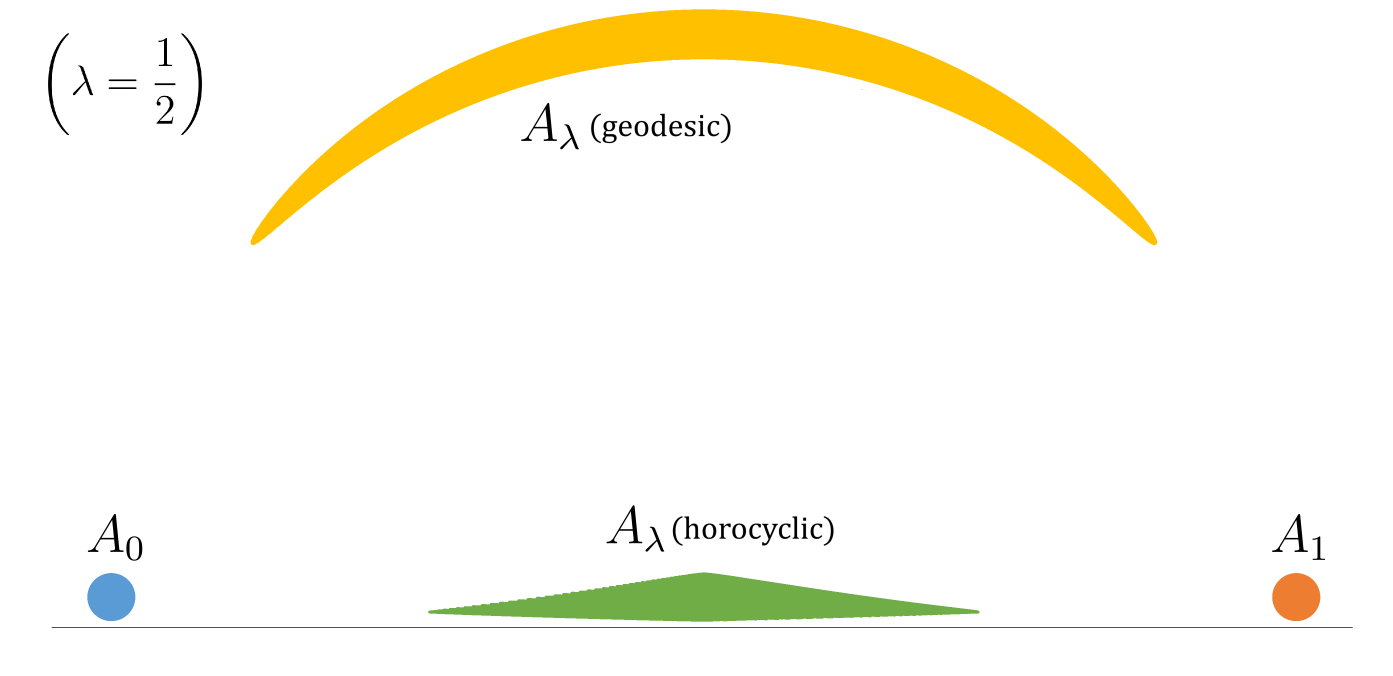
#> input picture horosum_text_recolored.png, 4177 x 2028 px (shown at 1/3 size)
$ python split_horosum_layers.py
#> lines starting #> are read from the running program, lines starting #| are printed output that depends on the picture; after the words box and inside, x2 and y2 are one past the last pixel; in counts of white or black regions, pixels touching at a corner belong together
"""
Split horosum_text_recolored.png into three transparent layers for
fragment-based reveal in the slide:

  horosum_layer_base.png  — A_0, A_1, their labels, (lambda=1/2), bottom line
  horosum_layer_geo.png   — geodesic Minkowski average arc and label
  horosum_layer_horo.png  — horocyclic Minkowski average blob and label

Within each layer, alpha is computed per pixel from darkness/saturation so
that white background is fully transparent and anti-aliased edges remain
smooth.
"""

import numpy as np
from PIL import Image


SRC = "horosum_text_recolored.png"


def main():
    im = np.array(Image.open(SRC).convert("RGB"))
    H, W = im.shape[:2]
#> H = 2028; W = 4177
    ys, xs = np.indices((H, W))

    R, G, B = im[..., 0].astype(int), im[..., 1].astype(int), im[..., 2].astype(int)
#> R: shape (2028, 4177) int64; 256 distinct labels, from 0 to 255
#> G: shape (2028, 4177) int64; 256 distinct labels, from 0 to 255
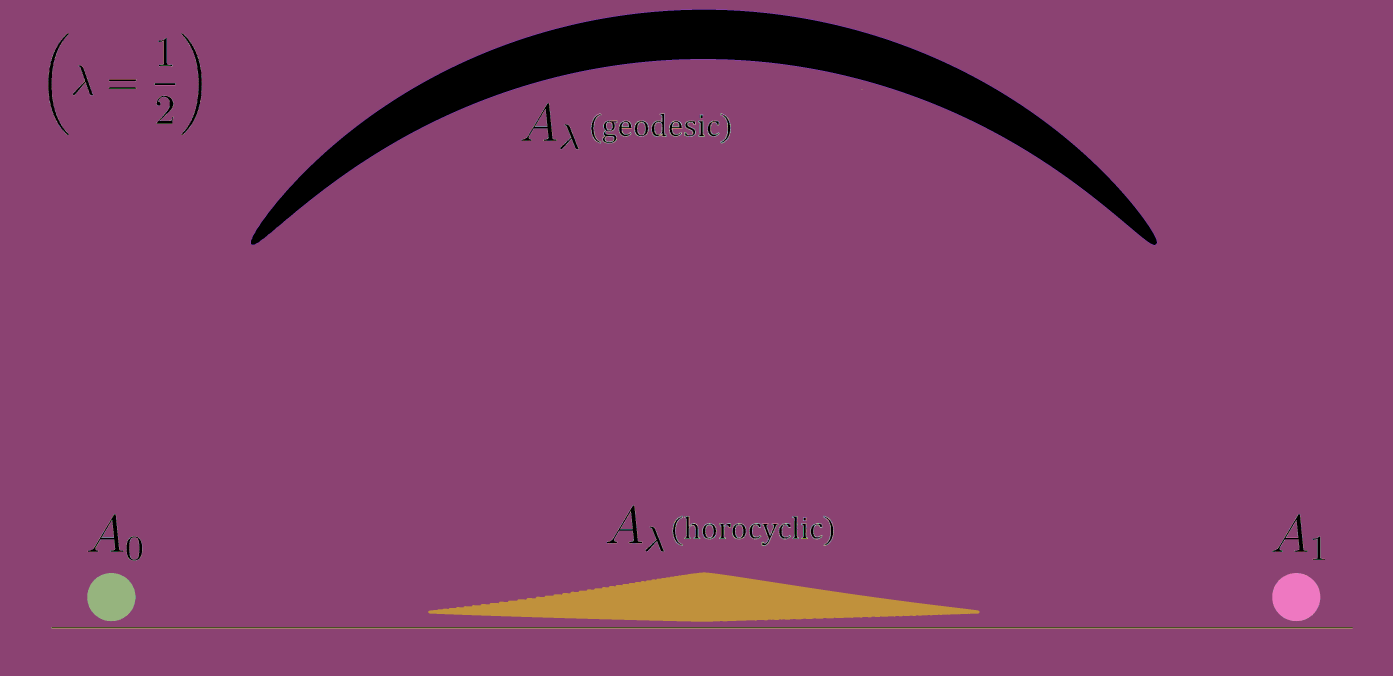
#> B: shape (2028, 4177) int64 (shown at 1/3 size); 256 distinct labels, from 0 to 255; one colour per label, 0 black
    maxc = np.maximum.reduce([R, G, B])
#> maxc: shape (2028, 4177) int64; 256 distinct labels, from 0 to 255
    minc = np.minimum.reduce([R, G, B])
#> minc: shape (2028, 4177) int64; 256 distinct labels, from 0 to 255
    sat = maxc - minc
#> sat: shape (2028, 4177) int64; 66 distinct labels, from 0 to 255
    darkness = 255 - maxc
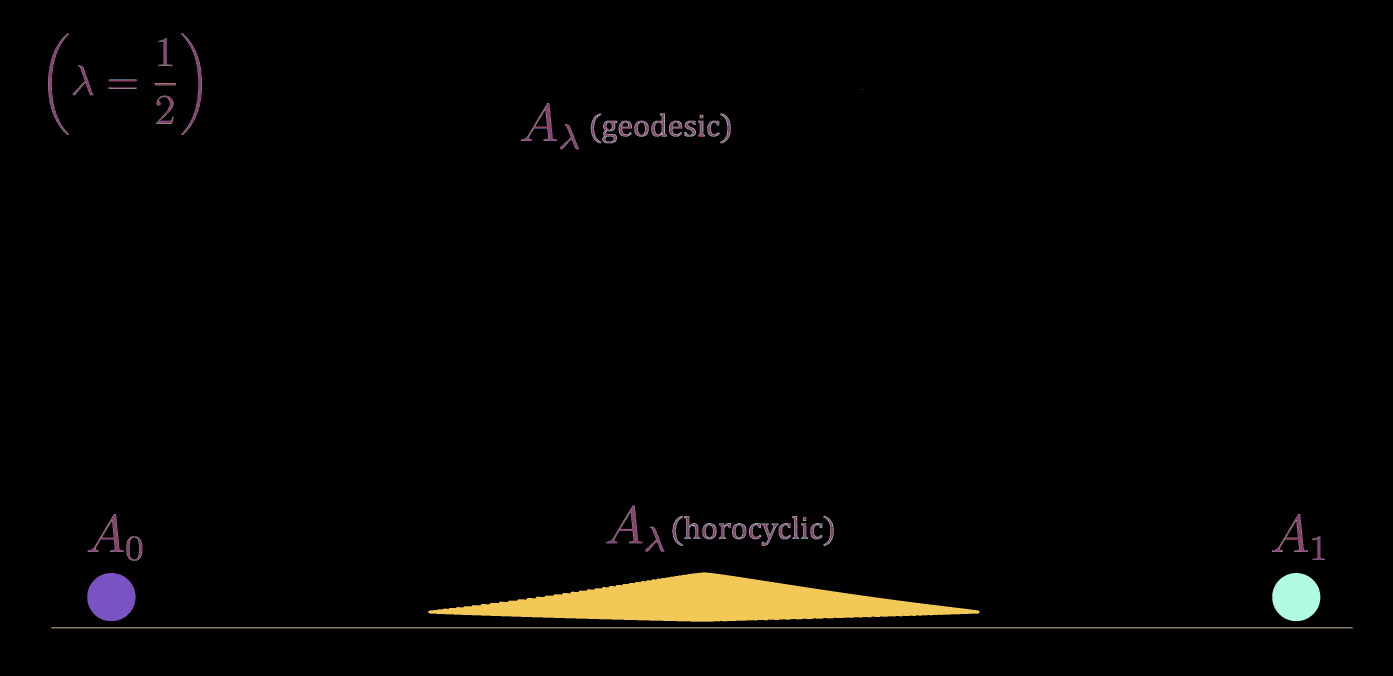
#> darkness: shape (2028, 4177) int64 (shown at 1/3 size); 256 distinct labels, from 0 to 255; one colour per label, 0 black
    # Per-pixel alpha: opaque where dark (text/lines) or saturated (colored shapes),
    # transparent on pure white. Multiplied saturation a bit so faded edges of
    # colored shapes stay reasonably opaque.
    alpha_full = np.clip(np.maximum(darkness, 2 * sat), 0, 255).astype(np.uint8)

    # Region masks (rectangular, non-overlapping where it matters).
    base = np.zeros((H, W), dtype=bool)
    base |= (ys < 500) & (xs < 750)                                   # (lambda=1/2) label
    base |= (ys >= 1450) & (ys < 1880) & (xs < 700)                   # A_0 disc + label
    base |= (ys >= 1450) & (ys < 1880) & (xs >= 3500)                 # A_1 disc + label
    base |= (ys >= 1870)                                              # bottom horizontal line

    geo = (ys < 1450) & ~base                                         # arc + "A_lambda (geodesic)"

    horo = (ys >= 1450) & (ys < 1880) & (xs >= 700) & (xs < 3500)     # green blob + label + small circle

    def save_layer(region_mask, name):
#> called with name = 'horosum_layer_base.png'
        rgba = np.zeros((H, W, 4), dtype=np.uint8)
        rgba[..., :3] = im
        rgba[..., 3] = alpha_full * region_mask.astype(np.uint8) // 1  # zero outside region
        # Actually: alpha = alpha_full where region_mask, else 0.
        rgba[..., 3] = np.where(region_mask, alpha_full, 0).astype(np.uint8)
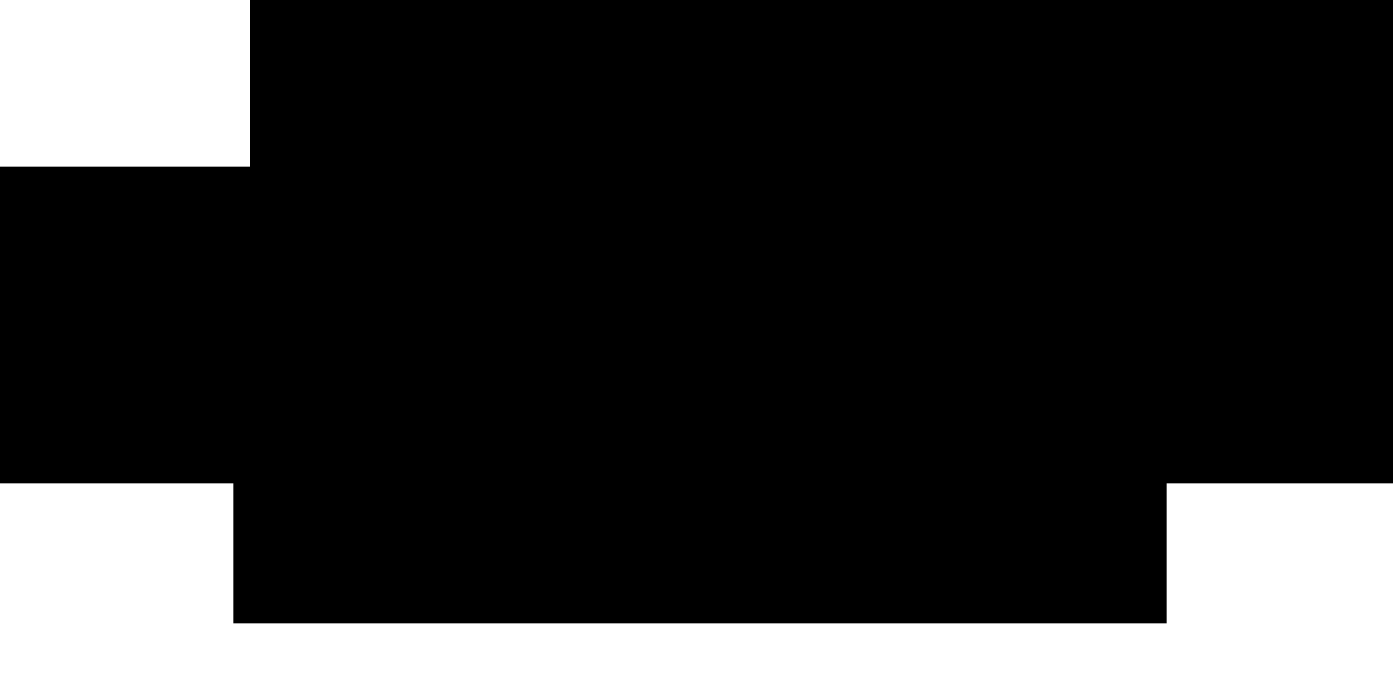
#> region_mask: shape (2028, 4177) bool (shown at 1/3 size); 19% white; 2 white regions, box (x1, y1, x2, y2) and area: (0, 1450, 4177, 2028) 1238306, (0, 0, 750, 500) 375000
        Image.fromarray(rgba).save(name)
        print(f"Wrote {name}  (opaque pixels: {(rgba[..., 3] > 0).sum()})")
#| Wrote horosum_layer_base.png  (opaque pixels: 67406)

    save_layer(base, "horosum_layer_base.png")
    save_layer(geo,  "horosum_layer_geo.png")
#> in save_layer (call 2), `rgba[..., 3] = np.where(region_mask, alpha_full, 0).astype(np.uint8)`: region_mask: shape (2028, 4177) bool; 67.1% white; 2 black regions, box (x1, y1, x2, y2) and area: (0, 1450, 4177, 2028) 2414306, (0, 0, 750, 500) 375000
#| Wrote horosum_layer_geo.png  (opaque pixels: 370554)
    save_layer(horo, "horosum_layer_horo.png")
#> call 3 of save_layer, with name = 'horosum_layer_horo.png'
#> in save_layer (call 3), `rgba[..., 3] = np.where(region_mask, alpha_full, 0).astype(np.uint8)`:
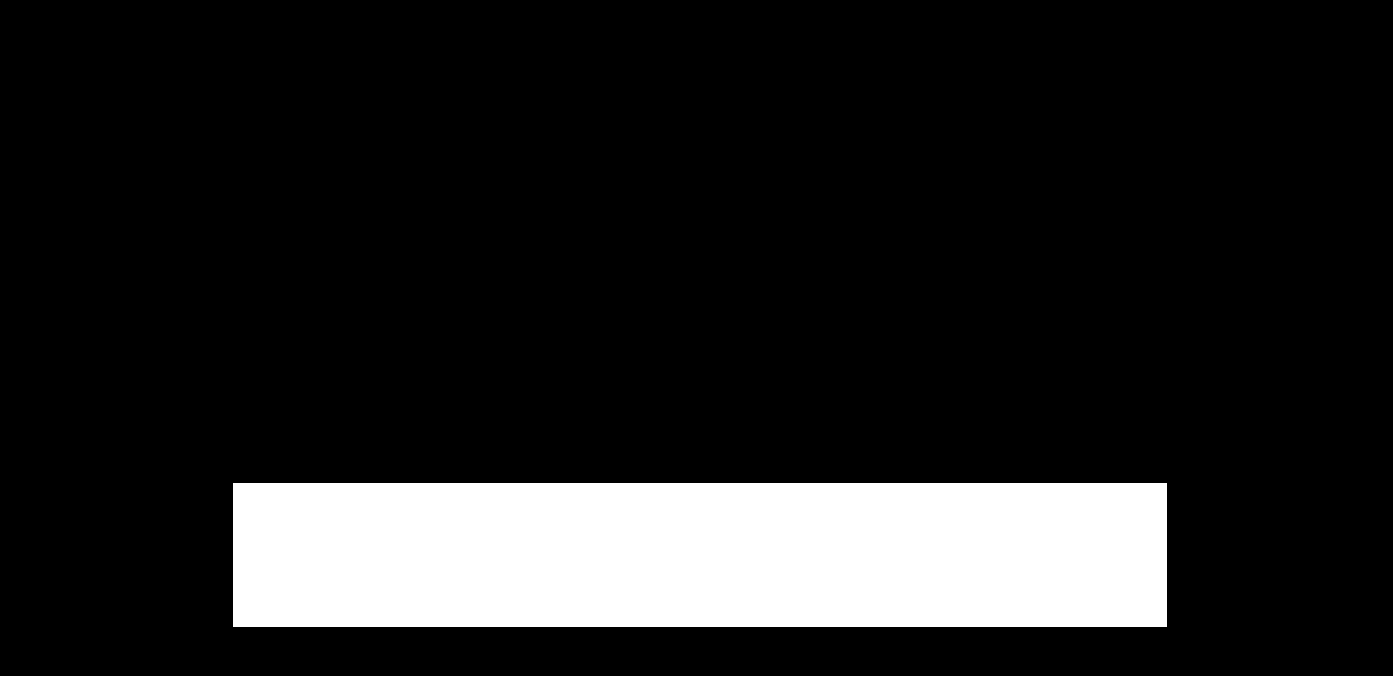
#> region_mask: shape (2028, 4177) bool (shown at 1/3 size); 14.2% white; 1 white region, box (x1, y1, x2, y2) and area: (700, 1450, 3500, 1880) 1204000
#| Wrote horosum_layer_horo.png  (opaque pixels: 142564)


if __name__ == "__main__":
    main()
